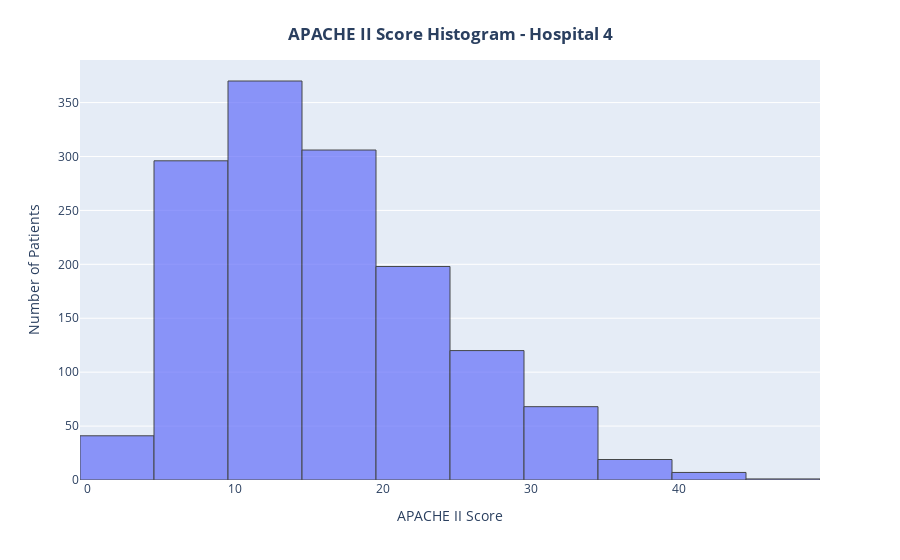

This figure's notebook cell:
### Code cell
apache_df_copy = apache_df_H4.copy()
print("Initial number of rows:", len(apache_df_copy))
apache_df_copy = apache_df_copy[apache_df_copy["Estimated Mortality"] != "-"]
print("Number of rows after removing rows:", len(apache_df_copy))

fig = px.histogram(apache_df_copy, x = "APACHE II Score", nbins = 20)
fig.update_traces(marker_line_color = "black", marker_line_width = 1, opacity = 0.7)
fig.update_layout(yaxis_title = "Number of Patients")
fig.update_layout(title = {"text" : "<b>APACHE II Score Histogram - Hospital 4</b>", "x" : 0.5, "y" : 0.95, "xanchor" : "center", "yanchor" : "top"})
fig.show()

### Figure 1 — Plotly figure (JSON) as saved in the notebook; plotly's stock layout.template omitted (floating-point values rounded to 4 significant figures; data arrays with more than 128 entries replaced by an {"elided": "..."} marker saying what was removed)
{"data": [{"alignmentgroup": "True", "bingroup": "x", "hovertemplate": "APACHE II Score=%{x}<br>count=%{y}<extra></extra>", "legendgroup": "", "marker": {"color": "#636efa", "line": {"color": "black", "width": 1}, "pattern": {"shape": ""}}, "name": "", "nbinsx": 20, "offsetgroup": "", "opacity": 0.7, "orientation": "v", "showlegend": false, "type": "histogram", "x": {"elided": "1426 int values"}, "xaxis": "x", "yaxis": "y"}], "layout": {"barmode": "relative", "legend": {"tracegroupgap": 0}, "margin": {"t": 60}, "title": {"text": "<b>APACHE II Score Histogram - Hospital 4</b>", "x": 0.5, "xanchor": "center", "y": 0.95, "yanchor": "top"}, "xaxis": {"anchor": "y", "domain": [0, 1], "title": {"text": "APACHE II Score"}}, "yaxis": {"anchor": "x", "domain": [0, 1], "title": {"text": "Number of Patients"}}}}
